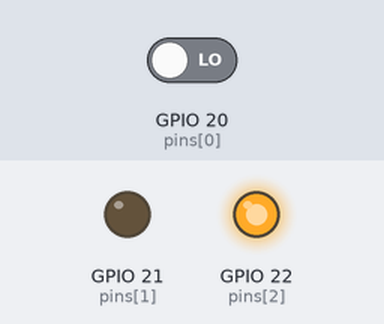
Bench run of a program on a simulated Raspberry Pi (BCM pin numbers). Shown: output pins drawn as LEDs (lit = HIGH). The inputs (shaded band) are chosen by the test bench; at power-on: GPIO 20 (pins[0]) LOW.

Above: at 1.2 s.
1.3 s: GPIO 20 (pins[0]) driven HIGH
At 1.7 s:
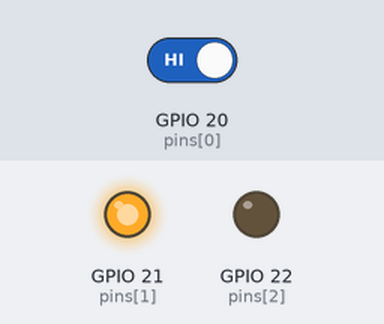
2.8 s: GPIO 20 (pins[0]) driven LOW
At 4.0 s:
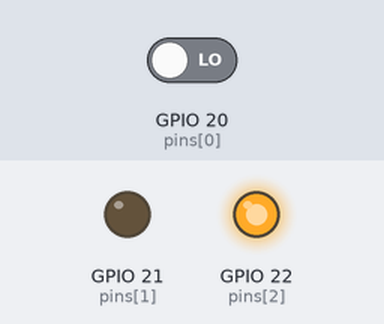
Timing chart, 0 to 5.8 s (numbered marks = the images above; inputs shaded):
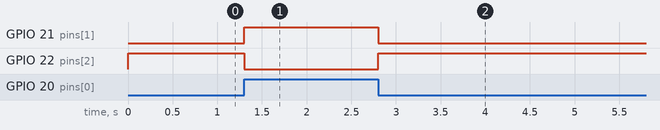

Measured:
- after the input at 1.3 s, GPIO 21 (pins[1]): LOW → HIGH at once; GPIO 22 (pins[2]): HIGH → LOW at once
- after the input at 2.8 s, GPIO 21 (pins[1]): HIGH → LOW at once; GPIO 22 (pins[2]): LOW → HIGH at once

The program:

U________.py
```python
import RPi.GPIO as gpio
import time
gpio.setwarnings(False)
gpio.setmode(gpio.BCM)
pins = [20,21,22]
gpio.setup(pins[0],gpio.IN)
# 引脚VCC接3.3V
gpio.setup(pins[1],gpio.OUT)
gpio.setup(pins[2],gpio.OUT)

try:
    while True:
        if gpio.input(pins[0]) == 1:
            gpio.output(pins[1],1)
            gpio.output(pins[2],0)
        if gpio.input(pins[0]) == 0:
            gpio.output(pins[2],1)
            gpio.output(pins[1],0)
finally:
    gpio.cleanup()
```
